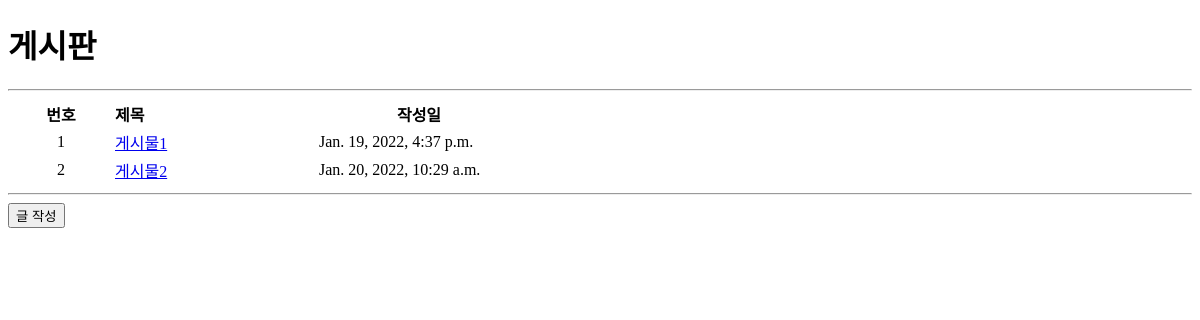
/crud/, run on an earlier commit of the app's database.
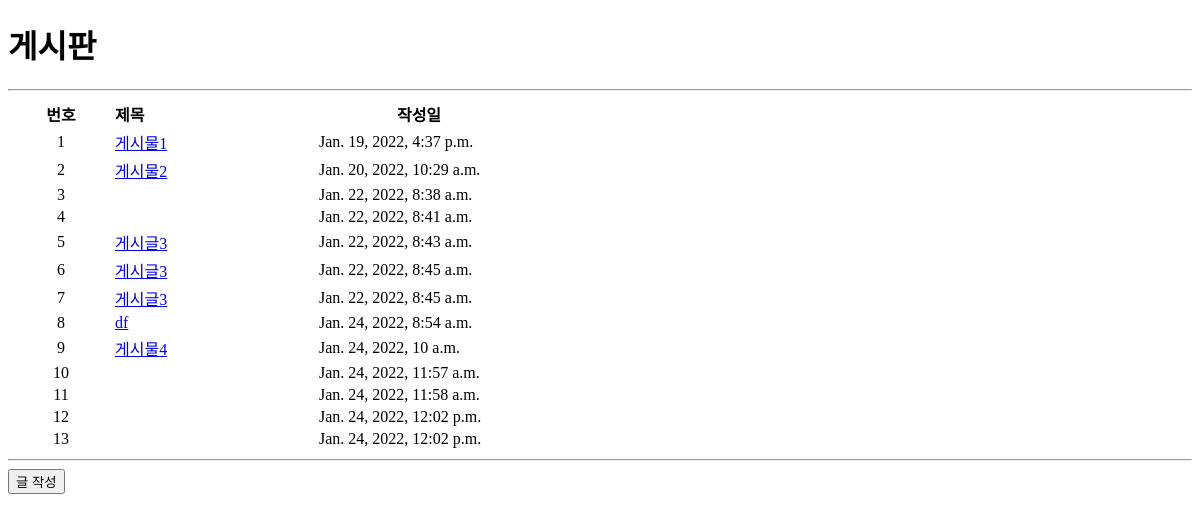
And on a later commit of the database.
### crud/models.py (models this page shows)
class Post(models.Model):
    post_title = models.CharField(max_length=100)
    post_content = models.TextField()
    created_at = models.DateTimeField(auto_now_add=True)
    updated_at = models.DateTimeField(auto_now=True)
    """
    1. models.py에서 모델 변경사항을 적용한다
    2. python manage.py makemigrations 명령어를 실행하여
       변경사항에 대한 migration을 만든다
    3. python manage.py migrate 명령어를 실행하여
       변경사항을 데이터베이스에 적용한다
    """

### crud/views.py (the view)
# urls.py: path('', views.index, name='index'),
def index(request):
    post_list = Post.objects.all()
    context = {'post_list' : post_list,}
    return render(request, 'crud/index.html', context)

### crud/templates/crud/index.html (shortened to what this page needs)
<!doctype html>
<html>
    <head>
    </head>
    <body>
        <h1>게시판</h1>
        <table>
        <hr>
        <th width="100">번호</th>
        <th width="200" align="left">제목</th>
        <th width="200">작성일</th>
            {% for p in post_list %}
            <tr>
                <td align="center">{{ forloop.counter }}</td>
                <td><a href="{% url 'crud:detail' p.id %}"> {{ p.post_title }} </a></td>
                <td>{{ p.created_at }}</td>
            </tr>
            {% endfor %}
        </table>
        <hr>
        <a href={% url 'crud:write' %}><input type="button" value="글 작성"></a>
    </body>
</html>

What changed in the data, as far as the page shows it:
added Post: created_at "Jan. 22, 2022, 8:38 a.m."
added Post: created_at "Jan. 22, 2022, 8:41 a.m."
added Post: post_title "게시글3", created_at "Jan. 22, 2022, 8:43 a.m."
added Post: post_title "게시글3", created_at "Jan. 22, 2022, 8:45 a.m."
added Post: post_title "게시글3", created_at "Jan. 22, 2022, 8:45 a.m."
added Post: post_title "df", created_at "Jan. 24, 2022, 8:54 a.m."
added Post: post_title "게시물4", created_at "Jan. 24, 2022, 10 a.m."
added Post: created_at "Jan. 24, 2022, 11:57 a.m."
added Post: created_at "Jan. 24, 2022, 11:58 a.m."
added Post: created_at "Jan. 24, 2022, 12:02 p.m."
added Post: created_at "Jan. 24, 2022, 12:02 p.m."
